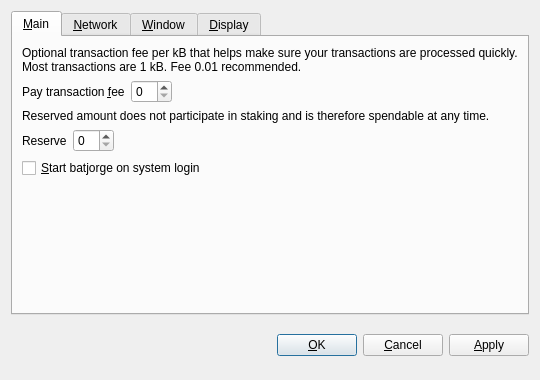
<?xml version="1.0" encoding="UTF-8"?>
<ui version="4.0">
 <class>OptionsDialog</class>
 <widget class="QDialog" name="OptionsDialog">
  <property name="geometry">
   <rect>
    <x>0</x>
    <y>0</y>
    <width>540</width>
    <height>380</height>
   </rect>
  </property>
  <property name="windowTitle">
   <string>Options</string>
  </property>
  <property name="modal">
   <bool>true</bool>
  </property>
  <layout class="QVBoxLayout" name="verticalLayout">
   <item>
    <widget class="QTabWidget" name="tabWidget">
     <property name="tabPosition">
      <enum>QTabWidget::North</enum>
     </property>
     <property name="currentIndex">
      <number>0</number>
     </property>
     <widget class="QWidget" name="tabMain">
      <attribute name="title">
       <string>&amp;Main</string>
      </attribute>
      <layout class="QVBoxLayout" name="verticalLayout_Main">
       <item>
        <widget class="QLabel" name="transactionFeeInfoLabel">
         <property name="text">
          <string>Optional transaction fee per kB that helps make sure your transactions are processed quickly. Most transactions are 1 kB. Fee 0.01 recommended.</string>
         </property>
         <property name="textFormat">
          <enum>Qt::PlainText</enum>
         </property>
         <property name="wordWrap">
          <bool>true</bool>
         </property>
        </widget>
       </item>
       <item>
        <layout class="QHBoxLayout" name="horizontalLayoutFee">
         <item>
          <widget class="QLabel" name="transactionFeeLabel">
           <property name="text">
            <string>Pay transaction &amp;fee</string>
           </property>
           <property name="textFormat">
            <enum>Qt::PlainText</enum>
           </property>
           <property name="buddy">
            <cstring>transactionFee</cstring>
           </property>
          </widget>
         </item>
         <item>
          <widget class="BitcoinAmountField" name="transactionFee"/>
         </item>
         <item>
          <spacer name="horizontalSpacerFee">
           <property name="orientation">
            <enum>Qt::Horizontal</enum>
           </property>
           <property name="sizeHint" stdset="0">
            <size>
             <width>40</width>
             <height>20</height>
            </size>
           </property>
          </spacer>
         </item>
        </layout>
       </item>
       <item>
        <widget class="QLabel" name="reserveBalanceInfoLabel">
         <property name="text">
          <string>Reserved amount does not participate in staking and is therefore spendable at any time.</string>
         </property>
         <property name="textFormat">
          <enum>Qt::PlainText</enum>
         </property>
         <property name="wordWrap">
          <bool>true</bool>
         </property>
        </widget>
       </item>
       <item>
        <layout class="QHBoxLayout" name="horizontalLayoutReserveBalance">
         <item>
          <widget class="QLabel" name="reserveBalanceLabel">
           <property name="text">
            <string>Reserve</string>
           </property>
           <property name="textFormat">
            <enum>Qt::PlainText</enum>
           </property>
           <property name="buddy">
            <cstring>reserveBalance</cstring>
           </property>
          </widget>
         </item>
         <item>
          <widget class="BitcoinAmountField" name="reserveBalance"/>
         </item>
         <item>
          <spacer name="horizontalSpacerReserveBalance">
           <property name="orientation">
            <enum>Qt::Horizontal</enum>
           </property>
           <property name="sizeHint" stdset="0">
            <size>
             <width>40</width>
             <height>20</height>
            </size>
           </property>
          </spacer>
         </item>
        </layout>
       </item>
       <item>
        <widget class="QCheckBox" name="bitcoinAtStartup">
         <property name="toolTip">
          <string>Automatically start batjorge after logging in to the system.</string>
         </property>
         <property name="text">
          <string>&amp;Start batjorge on system login</string>
         </property>
        </widget>
       </item>
       <item>
        <spacer name="verticalSpacer_Main">
         <property name="orientation">
          <enum>Qt::Vertical</enum>
         </property>
         <property name="sizeHint" stdset="0">
          <size>
           <width>20</width>
           <height>40</height>
          </size>
         </property>
        </spacer>
       </item>
      </layout>
     </widget>
     <widget class="QWidget" name="tabNetwork">
      <attribute name="title">
       <string>&amp;Network</string>
      </attribute>
      <layout class="QVBoxLayout" name="verticalLayout_Network">
       <item>
        <widget class="QCheckBox" name="mapPortUpnp">
         <property name="toolTip">
          <string>Automatically open the batjorge client port on the router. This only works when your router supports UPnP and it is enabled.</string>
         </property>
         <property name="text">
          <string>Map port using &amp;UPnP</string>
         </property>
        </widget>
       </item>
       <item>
        <widget class="QCheckBox" name="connectSocks">
         <property name="toolTip">
          <string>Connect to the batjorge network through a SOCKS5 proxy (e.g. when connecting through Tor).</string>
         </property>
         <property name="text">
          <string>&amp;Connect through SOCKS5 proxy:</string>
         </property>
        </widget>
       </item>
       <item>
        <layout class="QHBoxLayout" name="horizontalLayout_Network">
         <item>
          <widget class="QLabel" name="proxyIpLabel">
           <property name="text">
            <string>Proxy &amp;IP:</string>
           </property>
           <property name="textFormat">
            <enum>Qt::PlainText</enum>
           </property>
           <property name="buddy">
            <cstring>proxyIp</cstring>
           </property>
          </widget>
         </item>
         <item>
          <widget class="QValidatedLineEdit" name="proxyIp">
           <property name="maximumSize">
            <size>
             <width>140</width>
             <height>16777215</height>
            </size>
           </property>
           <property name="toolTip">
            <string>IP address of the proxy (e.g. 127.0.0.1)</string>
           </property>
          </widget>
         </item>
         <item>
          <widget class="QLabel" name="proxyPortLabel">
           <property name="text">
            <string>&amp;Port:</string>
           </property>
           <property name="textFormat">
            <enum>Qt::PlainText</enum>
           </property>
           <property name="buddy">
            <cstring>proxyPort</cstring>
           </property>
          </widget>
         </item>
         <item>
          <widget class="QLineEdit" name="proxyPort">
           <property name="maximumSize">
            <size>
             <width>55</width>
             <height>16777215</height>
            </size>
           </property>
           <property name="toolTip">
            <string>Port of the proxy (e.g. 9050)</string>
           </property>
          </widget>
         </item>
         <item>
          <spacer name="horizontalSpacer_Network">
           <property name="orientation">
            <enum>Qt::Horizontal</enum>
           </property>
           <property name="sizeHint" stdset="0">
            <size>
             <width>40</width>
             <height>20</height>
            </size>
           </property>
          </spacer>
         </item>
        </layout>
       </item>
       <item>
        <spacer name="verticalSpacer_Network">
         <property name="orientation">
          <enum>Qt::Vertical</enum>
         </property>
         <property name="sizeHint" stdset="0">
          <size>
           <width>20</width>
           <height>40</height>
          </size>
         </property>
        </spacer>
       </item>
      </layout>
     </widget>
     <widget class="QWidget" name="tabWindow">
      <attribute name="title">
       <string>&amp;Window</string>
      </attribute>
      <layout class="QVBoxLayout" name="verticalLayout_Window">
       <item>
        <widget class="QCheckBox" name="minimizeToTray">
         <property name="toolTip">
          <string>Show only a tray icon after minimizing the window.</string>
         </property>
         <property name="text">
          <string>&amp;Minimize to the tray instead of the taskbar</string>
         </property>
        </widget>
       </item>
       <item>
        <widget class="QCheckBox" name="minimizeOnClose">
         <property name="toolTip">
          <string>Minimize instead of exit the application when the window is closed. When this option is enabled, the application will be closed only after selecting Quit in the menu.</string>
         </property>
         <property name="text">
          <string>M&amp;inimize on close</string>
         </property>
        </widget>
       </item>
       <item>
        <spacer name="verticalSpacer_Window">
         <property name="orientation">
          <enum>Qt::Vertical</enum>
         </property>
         <property name="sizeHint" stdset="0">
          <size>
           <width>20</width>
           <height>40</height>
          </size>
         </property>
        </spacer>
       </item>
      </layout>
     </widget>
     <widget class="QWidget" name="tabDisplay">
      <attribute name="title">
       <string>&amp;Display</string>
      </attribute>
      <layout class="QVBoxLayout" name="verticalLayout_Display">
       <item>
        <layout class="QHBoxLayout" name="horizontalLayout_1_Display">
         <item>
          <widget class="QLabel" name="langLabel">
           <property name="text">
            <string>User Interface &amp;language:</string>
           </property>
           <property name="textFormat">
            <enum>Qt::PlainText</enum>
           </property>
           <property name="buddy">
            <cstring>lang</cstring>
           </property>
          </widget>
         </item>
         <item>
          <widget class="QValueComboBox" name="lang">
           <property name="toolTip">
            <string>The user interface language can be set here. This setting will take effect after restarting batjorge.</string>
           </property>
          </widget>
         </item>
        </layout>
       </item>
       <item>
        <layout class="QHBoxLayout" name="horizontalLayout_2_Display">
         <item>
          <widget class="QLabel" name="unitLabel">
           <property name="text">
            <string>&amp;Unit to show amounts in:</string>
           </property>
           <property name="textFormat">
            <enum>Qt::PlainText</enum>
           </property>
           <property name="buddy">
            <cstring>unit</cstring>
           </property>
          </widget>
         </item>
         <item>
          <widget class="QValueComboBox" name="unit">
           <property name="toolTip">
            <string>Choose the default subdivision unit to show in the interface and when sending coins.</string>
           </property>
          </widget>
         </item>
        </layout>
       </item>
       <item>
        <widget class="QCheckBox" name="coinControlFeatures">
         <property name="toolTip">
          <string>Whether to show coin control features or not.</string>
         </property>
         <property name="text">
          <string>Display coin &amp;control features (experts only!)</string>
         </property>
        </widget>
       </item>
       <item>
        <widget class="QCheckBox" name="useBlackTheme">
         <property name="text">
          <string>Use black visual theme (requires restart)</string>
         </property>
        </widget>
       </item>
       <item>
        <spacer name="verticalSpacer_Display">
         <property name="orientation">
          <enum>Qt::Vertical</enum>
         </property>
         <property name="sizeHint" stdset="0">
          <size>
           <width>20</width>
           <height>40</height>
          </size>
         </property>
        </spacer>
       </item>
      </layout>
     </widget>
    </widget>
   </item>
   <item>
    <layout class="QHBoxLayout" name="horizontalLayout_Buttons">
     <item>
      <spacer name="horizontalSpacer_1">
       <property name="orientation">
        <enum>Qt::Horizontal</enum>
       </property>
       <property name="sizeHint" stdset="0">
        <size>
         <width>40</width>
         <height>48</height>
        </size>
       </property>
      </spacer>
     </item>
     <item>
      <widget class="QLabel" name="statusLabel">
       <property name="font">
        <font>
         <weight>75</weight>
         <bold>true</bold>
        </font>
       </property>
       <property name="text">
        <string/>
       </property>
       <property name="textFormat">
        <enum>Qt::PlainText</enum>
       </property>
       <property name="wordWrap">
        <bool>true</bool>
       </property>
      </widget>
     </item>
     <item>
      <spacer name="horizontalSpacer_2">
       <property name="orientation">
        <enum>Qt::Horizontal</enum>
       </property>
       <property name="sizeHint" stdset="0">
        <size>
         <width>40</width>
         <height>48</height>
        </size>
       </property>
      </spacer>
     </item>
     <item>
      <widget class="QPushButton" name="okButton">
       <property name="text">
        <string>&amp;OK</string>
       </property>
      </widget>
     </item>
     <item>
      <widget class="QPushButton" name="cancelButton">
       <property name="text">
        <string>&amp;Cancel</string>
       </property>
       <property name="autoDefault">
        <bool>false</bool>
       </property>
      </widget>
     </item>
     <item>
      <widget class="QPushButton" name="applyButton">
       <property name="text">
        <string>&amp;Apply</string>
       </property>
       <property name="autoDefault">
        <bool>false</bool>
       </property>
      </widget>
     </item>
    </layout>
   </item>
  </layout>
 </widget>
 <customwidgets>
  <customwidget>
   <class>BitcoinAmountField</class>
   <extends>QSpinBox</extends>
   <header>bitcoinamountfield.h</header>
  </customwidget>
  <customwidget>
   <class>QValueComboBox</class>
   <extends>QComboBox</extends>
   <header>qvaluecombobox.h</header>
  </customwidget>
  <customwidget>
   <class>QValidatedLineEdit</class>
   <extends>QLineEdit</extends>
   <header>qvalidatedlineedit.h</header>
  </customwidget>
 </customwidgets>
 <resources/>
 <connections/>
</ui>
